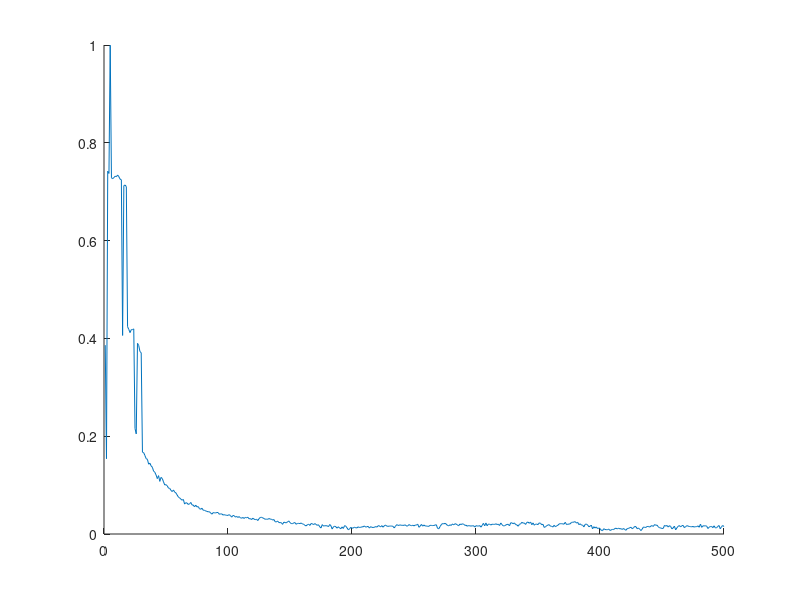

Recreate this plot in MATLAB.
load('dataSample.mat');
varibles = varibles.*10;%do so qua nho nen can phai nhan len de tinh toan ma tran
crom1Len = 7; %crom1 la crom chon so luong mau de can chinh model
crom2Len = 533; %crom2 la crom chon so luong bien x co de tinh mau
mutRate = 0.01; %ti le dot bien
popSize = 40;%kich thuoc quan the

pop = round(rand(popSize, crom1Len + crom2Len)); %Init population

avg_fitness=zeros; %finess trung binh tung the he
buffer = zeros(1,20); %bo nho tam luu max 20 the he gan nhat
deviation = zeros; %do lech chuan tung the he
f_tmp = zeros(1,popSize/2); %bo nho tam luu 1/2 quan the sau chon loc
n = 500;%so the he toi da

best = [];%mang luu gia tri tot nhat moi the he
best_X = [];%mang luu nghiem tot nhat moi the he

iter = 0;
while iter < n
    iter = iter + 1;
    f = [];
    %dong for nay dung de tinh gia tri cua quan the hien tai
    %Tach 7 bit dau la bit chon sample de hieu chinh lai mo hinh
    %533 bit con lai la bit chon varible de quyet dinh coef
    for i=1:popSize
        crom1 = pop(i,1:7);
        crom2 = pop(i, 8:crom1Len+crom2Len);
        cnt = 0;%bien dem so luong
        coef = zeros;%coef
        smrep = [];%mang du doan
        %dong for nay dung de tinh coef
        for j=1:7
            if crom1(j) == 1
                Temp = crom2.*varibles(j,:);
                cnt = cnt + 1;
                coef = coef + Temp \ samples(j);
            end
        end
        coef = coef ./ cnt;
        cnt = 0;
        %dong for nay de predict va tinh sai lech cua ham smrep
        for j=1:7
            if crom1(j) == 0
                Temp = crom2.*varibles(j,:);
                cnt = cnt + 1;
                smrep = [smrep abs(Temp * coef - samples(j))];
            end
        end
        smrep = sum(smrep) / cnt;
        f = [f smrep];
    end
    %xep lai quan the theo thu tu nhat dinh
    [f, ind] = sort(f, 'ascend');
    pop = pop(ind, :);
    best = [best f(1)];
    best_X = [best_X;pop(1,:)];
    %lai tao quan the moi, khoi tao mot chuoi bit neu bit bang 1 thi chon
    %cua bo nguoc lai chon cua me
    %cac phan tu le chon nguoc lai
    dad = round((rand(1,popSize/2))*19)+1;
    mom = round((rand(1,popSize/2))*19)+1;
    bitwise = round(rand(1,crom1Len+crom2Len));
    pop(1:2:popSize,:) = (pop(dad,:) & bitwise) | (pop(mom,:) & ~bitwise);
    pop(2:2:popSize,:) = (pop(dad,:) & ~bitwise) | (pop(mom,:) & bitwise);
    if iter >= 20
        buffer = best(1,iter-19:1:iter);
        deviation(iter-19) = std(buffer, 0, 2);
        clear std;
        if deviation(iter-19) < 0.001
            min = best(iter)
            x = best_X(iter,:)
            break
        end
    end
    nmut = ceil(popSize*(crom1Len + crom2Len)*mutRate);
    for i=1:nmut
        col = randi(crom1Len+crom2Len);
        row = randi(popSize);
        pop(row, col) = ~pop(row, col);
    end
end
hold on
t= 1:iter;
plot(t,best);